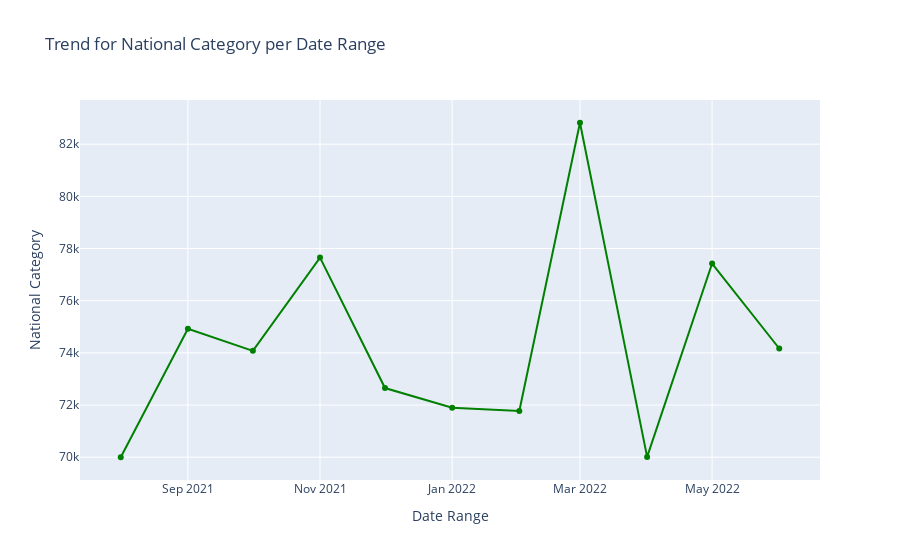

This figure's notebook cell:
### Code cell
# Create a trend plot
fig = go.Figure(data=go.Scatter(x=df_month['Appointment_Month'].astype(dtype=str), 
                        y=df_month['National_Category'],
                        marker_color='green', text=""))
fig.update_layout({"title": 'Trend for National Category per Date Range',
                   "xaxis": {"title":"Date Range"},
                   "yaxis": {"title":"National Category"},
                   "showlegend": False})

### Figure 1 — Plotly figure (JSON) as saved in the notebook; plotly's stock layout.template omitted (floating-point values rounded to 4 significant figures)
{"data": [{"marker": {"color": "green"}, "text": "", "type": "scatter", "x": ["2021-08", "2021-09", "2021-10", "2021-11", "2021-12", "2022-01", "2022-02", "2022-03", "2022-04", "2022-05", "2022-06"], "y": [69999, 74922, 74078, 77652, 72651, 71896, 71769, 82822, 70012, 77425, 74168]}], "layout": {"showlegend": false, "title": {"text": "Trend for National Category per Date Range"}, "xaxis": {"title": {"text": "Date Range"}}, "yaxis": {"title": {"text": "National Category"}}}}
